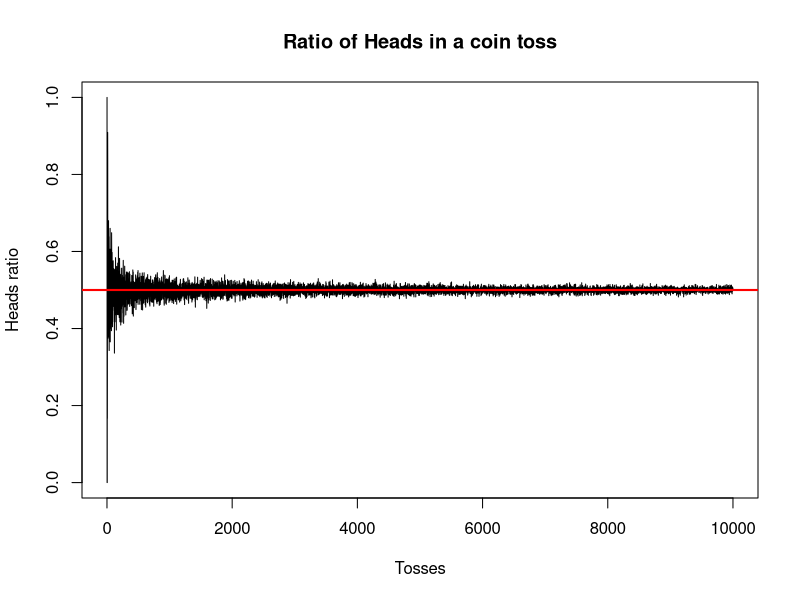

The R source for this figure:
## ---- chunk 1
library(MASS)
p = (8/13*(1/6)) + (6/10*5/6)
fractions(p)
## ---- chunk 2
library(MASS)
p = ((8/13)^2*(1/6)) + ((6/10)^2*5/6)
fractions(p)
## ---- chunk 3
fractions((47/78)^2)
(47/78)^2
## ---- chunk 4
sample(x=c("H","T"), size=10, replace=TRUE)
## ---- chunk 5
calculate_head_ratio <- function(n) {
  tosses <- sample(x=c("H","T"), size=n, replace=TRUE)
  count <- 0
  for (x in tosses) {
    if (x == "H") {
      count <- count +1
    }
  }
  return (count/length(tosses))
}

## ---- chunk 6
results <- sapply(1:10000, calculate_head_ratio)
# Added: type='l' and abline(h=0.5,col='red',lwd=2)
plot(results, type='l', main="Ratio of Heads in a coin toss", xlab="Tosses", ylab="Heads ratio")
abline(h=0.5,col='red',lwd=2)

## ---- chunk 7
0.08*0.25/0.61
fractions(0.08*0.25/0.61)
